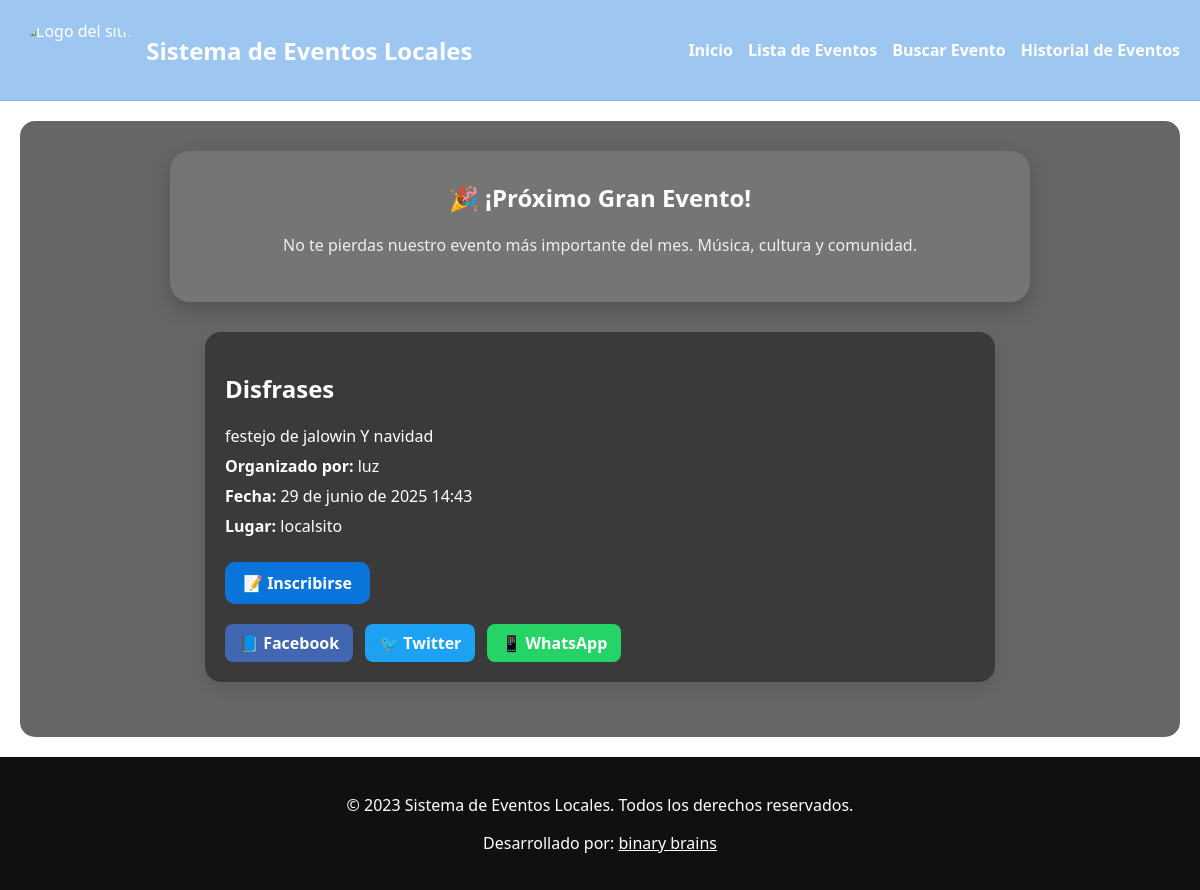
The page /eventos/1/ on the database as committed earlier.
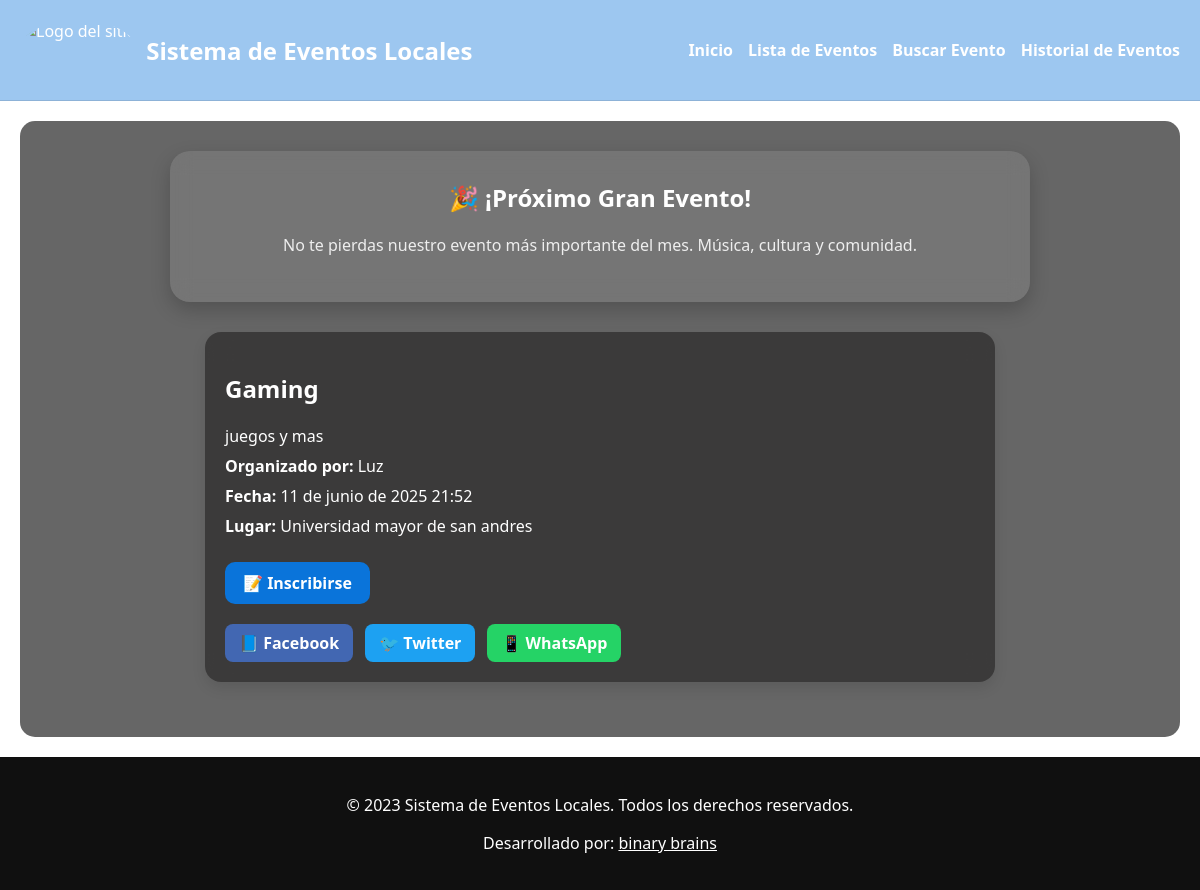
The same page on the database as committed later.
### eventos/models.py (models this page shows, shortened)
class Evento(models.Model):
    titulo = models.CharField(max_length=200)
    descripcion = models.TextField()
    fecha = models.DateField()
    hora = models.TimeField()
    lugar = models.ForeignKey(Lugar, on_delete=models.CASCADE)
    organizador = models.ForeignKey(Organizador, on_delete=models.CASCADE)

class Organizador(models.Model):
    nombre = models.CharField(max_length=100)
    email = models.EmailField()

class Lugar(models.Model):
    nombre = models.CharField(max_length=100)
    direccion = models.CharField(max_length=255)

### eventos/views.py (the view)
# urls.py: path('eventos/<int:evento_id>/', views.detalle_evento, name='detalle_evento'),
def detalle_evento(request, evento_id):
    evento = get_object_or_404(Evento, pk=evento_id)
    return render(request, 'eventos/detalle_evento.html', {'evento': evento})

### eventos/templates/eventos/detalle_evento.html (shortened to what this page needs)
{% extends './base.html' %}
{% load static %}
{% block content %}
<div class="evento-card">
    <h2>{{ evento.titulo }}</h2>
    <p>{{ evento.descripcion }}</p>
    <p><strong>Organizado por:</strong> {{ evento.organizador.nombre }}</p>
    <p><strong>Fecha:</strong> {{ evento.fecha }} {{ evento.hora }}</p>
    <p><strong>Lugar:</strong> {{ evento.lugar.nombre }}</p>
    <div style="margin-top: 20px;">
        <a class="button-link" href="{% url 'inscribirse' evento.id %}">📝 Inscribirse</a>
    </div>
    <div class="share-buttons">
        <a class="share-btn fb"   href="https://www.facebook.com/sharer/sharer.php?u={{ request.build_absolute_uri }}" target="_blank">
        📘 Facebook
        </a>
        <a class="share-btn tw"   href="https://twitter.com/intent/tweet?url={{ request.build_absolute_uri }}&text={{ evento.titulo|urlencode }}" target="_blank">
        🐦 Twitter
        </a>
        <a class="share-btn wa"   href="https://api.whatsapp.com/send?text={{ request.build_absolute_uri }}" target="_blank">
        📱 WhatsApp
        </a>
    </div>
</div>
{% endblock %}

### eventos/templates/eventos/base.html (shortened to what this page needs)
{% load static %}
 <!DOCTYPE html>
<html lang="es">
<head>
    <link rel="stylesheet" href="{% static 'eventos/style.css' %}">
    <link rel="stylesheet" href="{% static 'eventos/forms.style.css' %}">
</head>
<body>
    <header>
        <div>
            <img src="https://img.freepik.com/vector-premium/coleccion-logotipos-letras-alfabeticas_647881-448.jpg?semt=ais_hybrid&w=740" alt="Logo del sitio" height="60">
            <h1>Sistema de Eventos Locales</h1>
        </div>
        <nav>
            <ul>
                <li><a href="{% url 'inicio' %}">Inicio</a></li>
                <li><a href="{% url 'lista_eventos' %}">Lista de Eventos</a></li>
                <li><a href="{% url 'buscar_eventos' %}">Buscar Evento</a></li>
               <li><a href="{% url 'eventos_pasados' %}">Historial de Eventos</a></li>
            </ul>
        </nav>
    </header>
    <main>
        <section class="destacado">
            <h2>🎉 ¡Próximo Gran Evento!</h2>
            <p>No te pierdas nuestro evento más importante del mes. Música, cultura y comunidad.</p>
        </section>
        {% block content %}
        {% endblock %}
    </main>
    <footer>
        <p>&copy; 2023 Sistema de Eventos Locales. Todos los derechos reservados.</p>
        <p>Desarrollado por: <a href="" target="_blank">binary brains</a></p>
    </footer>
</body>
</html>

### eventos/static/eventos/style.css (style rules this page uses)
body { margin: 0; font-family: 'Segoe UI', sans-serif; background-image: url('https://grandluxormice.com/es/wp-content/uploads/sites/3/2022/07/Evento-corporativo-e1661944165280-1900x1069.jpg'); background-size: cover; background-position: center; background-attachment: fixed; min-height: 100vh; display: flex; flex-direction: column; color: white; }
header { background: rgba(10, 116, 218, 0.4); backdrop-filter: blur(10px); padding: 20px; display: flex; align-items: center; justify-content: space-between; flex-wrap: wrap; border-bottom: 1px solid rgba(0, 0, 0, 0.1); }
header div img { border-radius: 100%; }
header div { display: flex; gap: 10px; align-items: center; }
header h1 { font-size: 24px; color: #fff; margin: 10px 0; }
nav ul { list-style: none; display: flex; padding: 0; margin: 0; gap: 15px; }
nav a { text-decoration: none; color: #fff; font-weight: bold; transition: color 0.3s ease; }
main { flex: 1; padding: 30px; display: flex; flex-direction: column; align-items: center; background-color: rgba(0, 0, 0, 0.6); border-radius: 15px; margin: 20px; }
.destacado { background: rgba(255, 255, 255, 0.1); backdrop-filter: blur(10px); border-radius: 20px; padding: 30px; margin-bottom: 30px; text-align: center; width: 100%; max-width: 800px; box-shadow: 0 8px 20px rgba(0, 0, 0, 0.2); color: #fff; }
.destacado h2 { margin-top: 0; }
.destacado p { color: #eee; }
button, .button-link { background: #0a74da; color: white; padding: 10px 18px; border: none; border-radius: 10px; font-weight: bold; cursor: pointer; transition: background 0.3s ease; text-decoration: none; display: inline-block; margin-top: 10px; }
.evento-card { background: rgba(37, 36, 36, 0.65); backdrop-filter: blur(12px); border-radius: 16px; padding: 20px; margin-bottom: 25px; width: 100%; max-width: 750px; box-shadow: 0 6px 14px rgba(0, 0, 0, 0.1); transition: transform 0.2s ease, box-shadow 0.2s ease; }
.evento-card p { margin: 8px 0; }
.button-link { background: #0a74da; color: white; padding: 10px 18px; border: none; border-radius: 10px; font-weight: bold; cursor: pointer; transition: background 0.3s ease; text-decoration: none; display: inline-block; margin: 5px 10px 0 0; }
.share-buttons { display: flex; gap: 12px; justify-content: flex-start; margin-top: 20px; }
.share-btn { display: inline-flex; align-items: center; gap: 6px; padding: 8px 14px; border-radius: 8px; font-weight: bold; text-decoration: none; color: white; transition: transform 0.2s ease, opacity 0.2s ease; }
.share-btn.fb { background-color: #4267B2; }
.share-btn.tw { background-color: #1DA1F2; }
.share-btn.wa { background-color: #25D366; }
footer { background: rgba(7, 7, 7, 0.959); backdrop-filter: blur(10px); padding: 20px; text-align: center; border-top: 1px solid rgba(0, 0, 0, 0.1); }
a { color: white; }

Rows that differ between the two databases and show on the page:
changed Evento: titulo "Disfrases" → "Gaming"; descripcion "festejo de jalowin Y navidad" → "juegos y mas"; organizador.nombre "luz" → "Luz"; fecha "29 de junio de 2025" → "11 de junio de 2025"; hora "14:43" → "21:52"; lugar.nombre "localsito" → "Universidad mayor de san andres"
